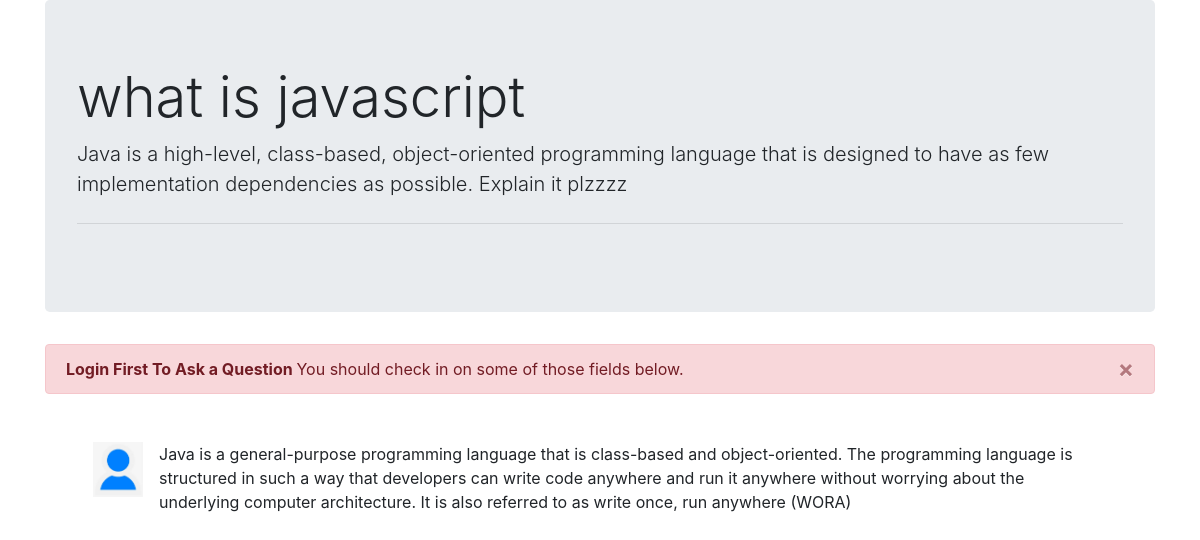
The page /thread.php?threadid=75 on the database its author committed.
### tables this page shows
CREATE TABLE `threads` (
  `thread_id` int(11) NOT NULL,
  `thread_tittle` text NOT NULL,
  `thread_details` text NOT NULL,
  `thread_cat_id` int(11) NOT NULL,
  `user_name` varchar(25) NOT NULL,
  `datetime` datetime NOT NULL DEFAULT current_timestamp()
);

CREATE TABLE `comments` (
  `comment_id` int(11) NOT NULL,
  `comment_details` text NOT NULL,
  `comment_by` text NOT NULL,
  `thread_id` int(11) NOT NULL,
  `user_name` varchar(25) NOT NULL,
  `datetime` datetime NOT NULL DEFAULT current_timestamp()
);

### thread.php (the view, shortened to what this page needs)
<!doctype html>
<html lang="en">
<head>
    <link rel="stylesheet" href="https://stackpath.bootstrapcdn.com/bootstrap/4.3.1/css/bootstrap.min.css"
>
</head>
<body>
    <?php
      include("<includes/_conectdb.php");
      $id = $_GET["threadid"];
      $req = "SELECT * FROM `threads` WHERE 	thread_id = '$id'";
      $result = mysqli_query($conn , $req);
      while($row = mysqli_fetch_assoc($result)){
          $details = $row['thread_details'];
          $name = $row['thread_tittle'];
          echo'<div class="container">
    <div class="jumbotron">
        <h1 class="display-4"> '. $name.' </h1>
        <p class="lead">'. $details . '</p>
        <hr class="my-4">
    </div>';
      }
      ?>
    <?php
   if(!isset($_SESSION['loggedin']) || $_SESSION['loggedin'] == false){
    echo'
    <div class="alert alert-danger alert-dismissible fade show" role="alert">
        <strong>Login First To Ask a Question </strong> You should check in on some of those fields below.
        <button type="button" class="close" data-dismiss="alert" aria-label="Close">
        <span aria-hidden="true">&times;</span>
        </button>
     </div>';
   }
?>
<?php
      $id = $_GET["threadid"];
      $req = "SELECT * FROM `comments` WHERE 	thread_id = '$id'";
      $result = mysqli_query($conn , $req);
      while($row = mysqli_fetch_assoc($result)){
          $comment_details = $row['comment_details'];
          echo'<div class="media m-5 mb-0">
                <img class="mr-3" src="includes/images/user.jpeg" width = "50px" alt="Generic placeholder image">
                <div class="media-body">
                    '.$comment_details.'
                </div>
                </div>';
      }
      ?>
</body>
</html>

### rows shown on the page
threads: thread_tittle "what is javascript", thread_details "Java is a high-level, class-based, object-oriented programming language that is designed to have as few implementation dependencies as possible. Explain it plzzzz"
comments: comment_details "Java is a general-purpose programming language that is class-based and object-oriented. The programming language is structured in such a way that developers can write code anywhere and run it anywhere without worrying about the underlying computer architecture. It is also referred to as write once, run anywhere (WORA)"
